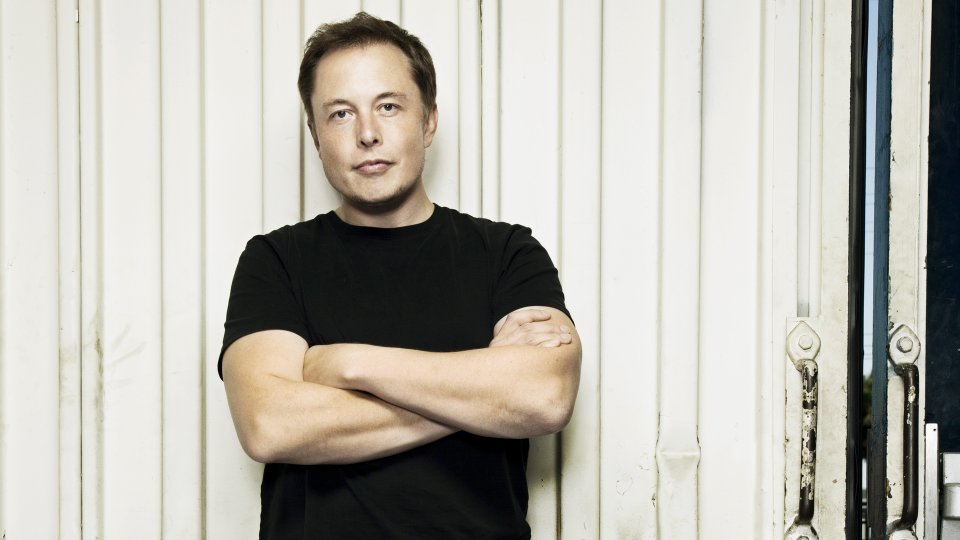
#> input picture Face _Detector/index.jpeg, 1920 x 1080 px (shown at 1/2 size)
$ python open.py
#> lines starting #> are read from the running program, lines starting #| are printed output that depends on the picture
# copy this folder on the desktop and then in the command prompt type 'cd Desktop'(for Linux)/'cd desktop' (for windows),
# then type 'cd Face_Detector' and then finally type 'python open.py' to view the face detector for Elon Musk


import cv2

face_cascade = cv2.CascadeClassifier("haarcascade_frontalface_default.xml")

img = cv2.imread("index.jpeg")
#> img is the input picture: shape (1080, 1920, 3); mean B, G, R 173.1, 181.2, 183.6

gray_img = cv2.cvtColor(img,cv2.COLOR_BGR2GRAY)
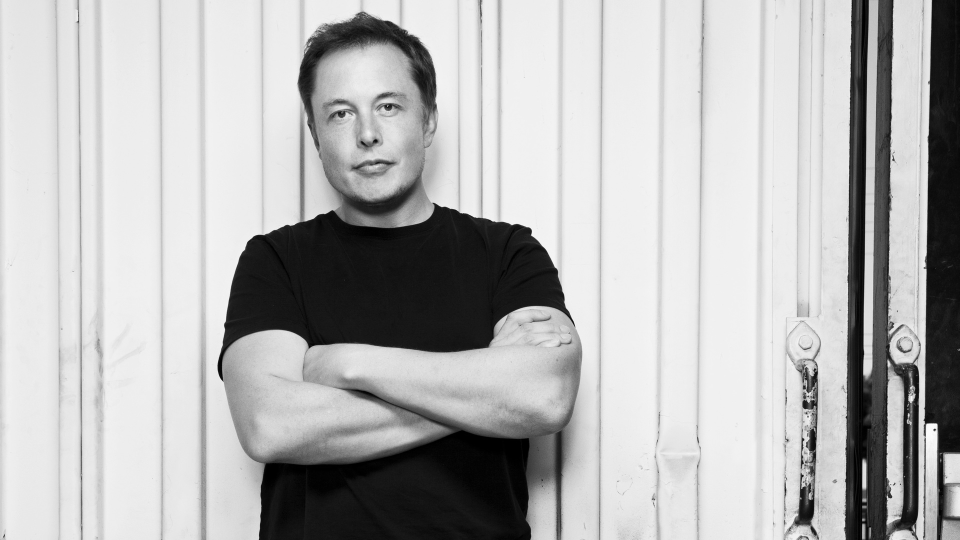
#> gray_img: shape (1080, 1920) (shown at 1/2 size); min 0, max 255, mean 181

faces = face_cascade.detectMultiScale(gray_img, scaleFactor = 1.05,
                                      minNeighbors=5)
#> faces = [[1601, 912, 33, 33], [597, 108, 275, 275]]


print(faces)
#| [[1601  912   33   33]
#|  [ 597  108  275  275]]


for x,y,w,h in faces:
    img = cv2.rectangle(img, (x,y), (x+w,y+h),(0,255,0),3)
#> this loop made 2 passes
#> pass 2, `img = cv2.rectangle(img, (x,y), (x+w,y+h),(0,255,0),3)`:
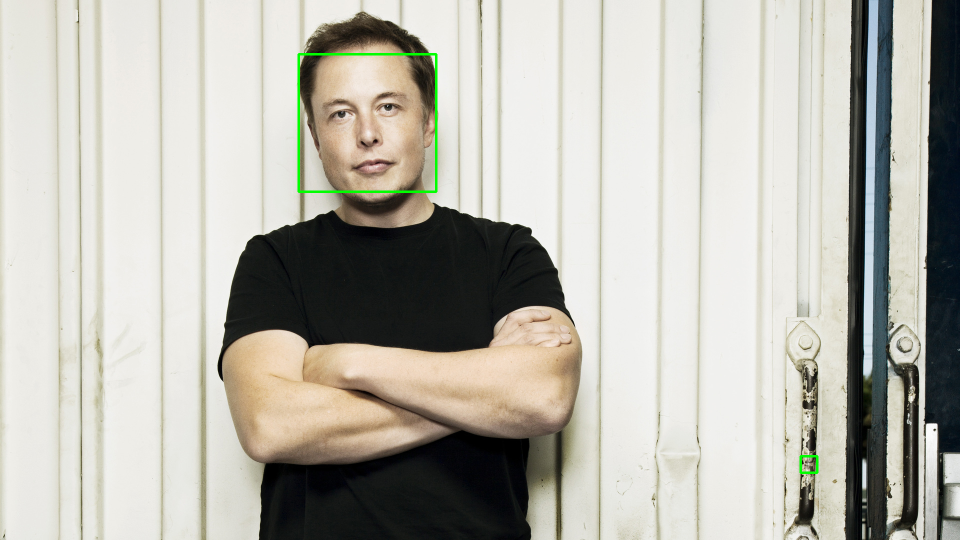
#> img: shape (1080, 1920, 3) (shown at 1/2 size); mean B, G, R 172.6, 181.4, 183.1

resized = cv2.resize(img, (int(img.shape[1]/2),int(img.shape[0]/2)))
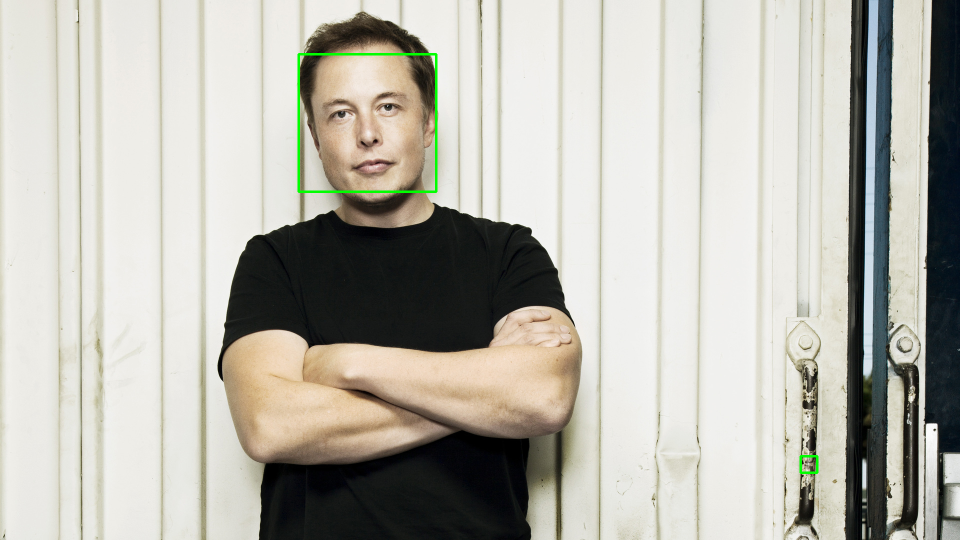
#> resized: shape (540, 960, 3); mean B, G, R 172.8, 181.6, 183.2

cv2.imshow("Gray",resized)

cv2.waitKey(0)

cv2.destroyAllWindows()
